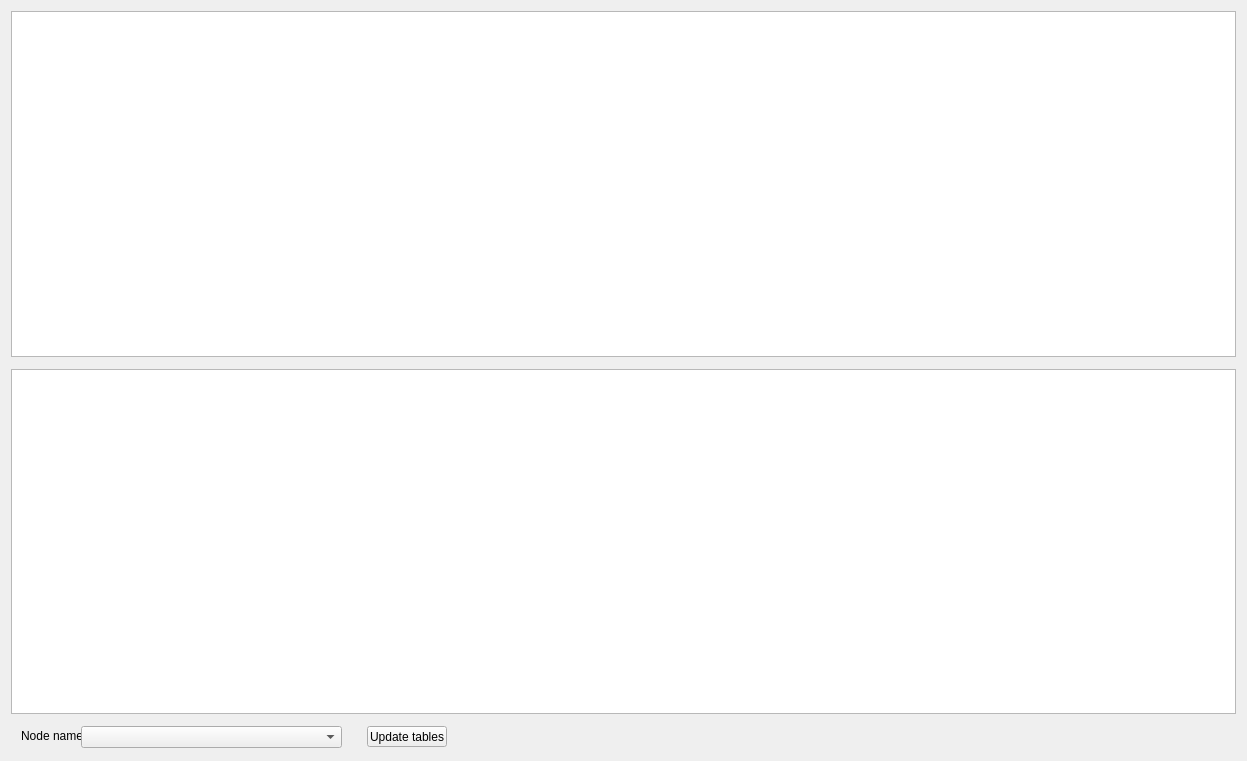
<?xml version="1.0" encoding="UTF-8"?>
<ui version="4.0">
 <class>FormPI</class>
 <widget class="QWidget" name="FormPI">
  <property name="geometry">
   <rect>
    <x>0</x>
    <y>0</y>
    <width>1247</width>
    <height>761</height>
   </rect>
  </property>
  <property name="windowTitle">
   <string>Form</string>
  </property>
  <layout class="QVBoxLayout" name="verticalLayout">
   <item>
    <widget class="QTableWidget" name="tRead">
     <attribute name="horizontalHeaderMinimumSectionSize">
      <number>20</number>
     </attribute>
     <attribute name="verticalHeaderDefaultSectionSize">
      <number>20</number>
     </attribute>
    </widget>
   </item>
   <item>
    <widget class="QWidget" name="widget" native="true"/>
   </item>
   <item>
    <widget class="QTableWidget" name="tWrite">
     <attribute name="horizontalHeaderMinimumSectionSize">
      <number>20</number>
     </attribute>
     <attribute name="verticalHeaderDefaultSectionSize">
      <number>20</number>
     </attribute>
    </widget>
   </item>
   <item>
    <widget class="QWidget" name="widget_2" native="true">
     <property name="sizePolicy">
      <sizepolicy hsizetype="Preferred" vsizetype="Preferred">
       <horstretch>0</horstretch>
       <verstretch>0</verstretch>
      </sizepolicy>
     </property>
     <property name="minimumSize">
      <size>
       <width>0</width>
       <height>30</height>
      </size>
     </property>
     <property name="maximumSize">
      <size>
       <width>16777215</width>
       <height>30</height>
      </size>
     </property>
     <widget class="QLabel" name="label">
      <property name="geometry">
       <rect>
        <x>10</x>
        <y>8</y>
        <width>61</width>
        <height>16</height>
       </rect>
      </property>
      <property name="text">
       <string>Node name</string>
      </property>
     </widget>
     <widget class="QComboBox" name="eName">
      <property name="geometry">
       <rect>
        <x>70</x>
        <y>6</y>
        <width>261</width>
        <height>22</height>
       </rect>
      </property>
     </widget>
     <widget class="QPushButton" name="bUpdate">
      <property name="geometry">
       <rect>
        <x>356</x>
        <y>6</y>
        <width>80</width>
        <height>21</height>
       </rect>
      </property>
      <property name="text">
       <string>Update tables</string>
      </property>
     </widget>
    </widget>
   </item>
  </layout>
 </widget>
 <resources/>
 <connections/>
</ui>
